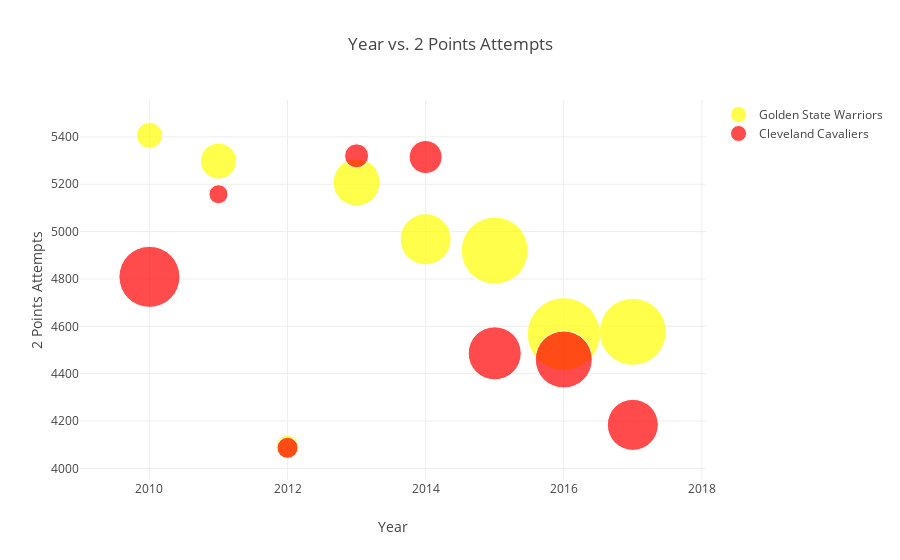

Write notebook code for a chart like this one.
### Markdown cell above
#### Analyzing this year's contenders
- Note: size of circle represents wins

### Code cell
# Copy calculation of split_traces.
further_split_traces = []
combinations = ["Golden State Warriors","Cleveland Cavaliers"]
 
for team in combinations:
    further_split_traces.append(
        Scatter({
                'x' : np.arange(2010,2018),
                'y' : data["2P Attempts"][(data.Team == team) & (data.Year >= 2010)],
                'mode' : 'markers',
                'name' : team ,
                'marker' : {'color' : 'red' if team == "Cleveland Cavaliers" else 'yellow',
                            'size' : data["Wins"][(data.Team == team) & (data.Year >= 2010)]},
                
            })
    )
 

interactive_layout = Layout({
        'title' : "Year vs. 2 Points Attempts",
        'xaxis' : {'title' : 'Year'},
        'yaxis' : {'title' : '2 Points Attempts'},
        'updatemenus' : [{
                'x' : -0.15,
                'y' : 1,
                'yanchor' : 'top',  
                #'buttons' : buttons
            }]
    })

interactive_fig = Figure(data = further_split_traces, layout= interactive_layout)
py.iplot(interactive_fig)

### Figure 1 — Plotly figure (JSON) as saved in the notebook; plotly's stock layout.template omitted (floating-point values rounded to 4 significant figures)
{"data": [{"marker": {"color": "yellow", "size": [26, 36, 23, 47, 51, 67, 73, 67]}, "mode": "markers", "name": "Golden State Warriors", "type": "scatter", "x": [2010, 2011, 2012, 2013, 2014, 2015, 2016, 2017], "y": [5407, 5298, 4092, 5208, 4968, 4920, 4567, 4577]}, {"marker": {"color": "red", "size": [61, 19, 21, 24, 33, 53, 57, 51]}, "mode": "markers", "name": "Cleveland Cavaliers", "type": "scatter", "x": [2010, 2011, 2012, 2013, 2014, 2015, 2016, 2017], "y": [4809, 5158, 4087, 5320, 5315, 4486, 4460, 4184]}], "layout": {"title": "Year vs. 2 Points Attempts", "updatemenus": [{"x": -0.15, "y": 1, "yanchor": "top"}], "xaxis": {"title": "Year"}, "yaxis": {"title": "2 Points Attempts"}}}
